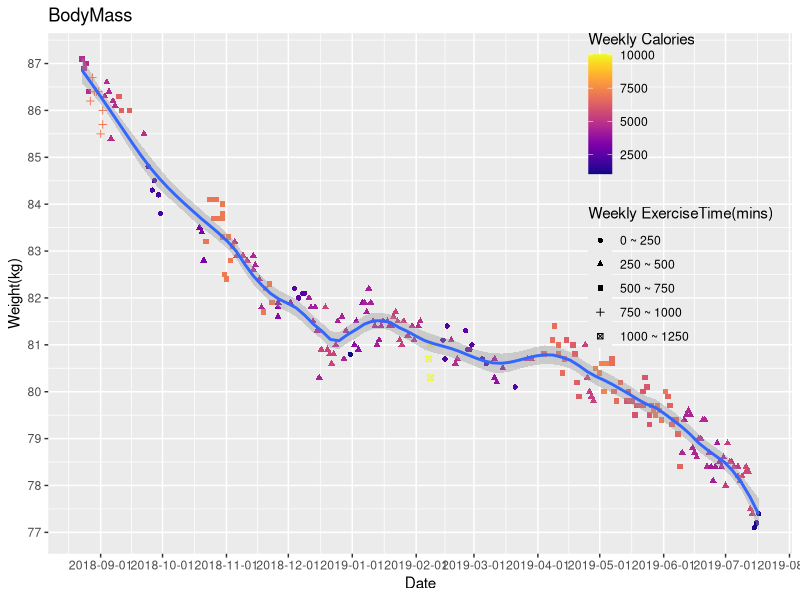

Source code (R):
## ---- chunk 1
library(readr)
library(ggplot2)
library(viridis)
myweight <- read_csv("myweight.csv", col_types = cols(Date = col_datetime(format = "%Y-%m-%d"), 
    ExerciseTimeLevel = col_factor(levels = c('0 ~ 250', '250 ~ 500', '500 ~ 750', '750 ~ 1000','1000 ~ 1250', '1250 ~ 1500', '1500 ~ 1750', '1750 ~ 2000'))))
## ---- chunk 2
(ggplot(myweight, aes(Date, Weight)) 
+ geom_point(aes(color=Calories, shape=ExerciseTimeLevel)) 
+ geom_smooth(method='loess', span=0.2) 
+ scale_color_viridis('Weekly Calories', option='plasma') 
+ scale_shape(name='Weekly ExerciseTime(mins)') 
+ theme(legend.position = c(0.85, 0.7), legend.background = element_rect(fill=alpha('grey', 0))) + ylab('Weight(kg)') + labs(title='BodyMass') 
+ scale_y_continuous(breaks=seq(round(min(myweight$Weight), 0), round(max(myweight$Weight), 0) + 1, 1)) 
+ scale_x_datetime(date_breaks = 'month'))
